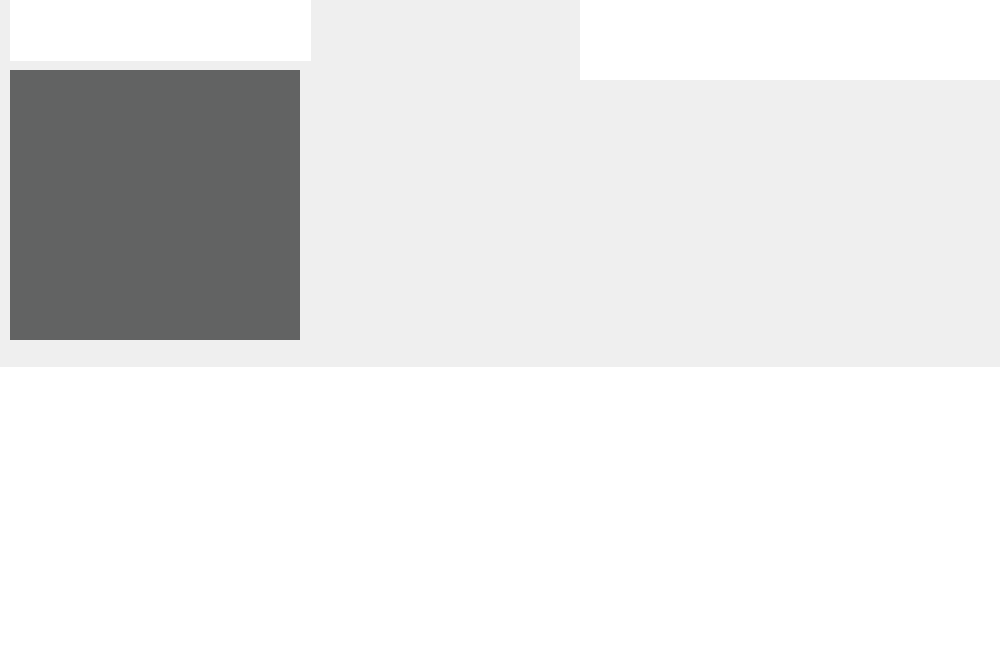
<?xml version="1.0" encoding="UTF-8"?>
<ui version="4.0">
 <class>MainWindow</class>
 <widget class="QMainWindow" name="MainWindow">
  <property name="geometry">
   <rect>
    <x>0</x>
    <y>0</y>
    <width>1000</width>
    <height>667</height>
   </rect>
  </property>
  <property name="windowTitle">
   <string>MainWindow</string>
  </property>
  <property name="styleSheet">
   <string notr="true"/>
  </property>
  <widget class="QWidget" name="centralwidget">
   <property name="autoFillBackground">
    <bool>false</bool>
   </property>
   <property name="styleSheet">
    <string notr="true">QWidget#centralwidget{
	
	
	background-image: url(:/images/backgrounds/rain.png);
background-size: cover;
background-repeat: no-repeat;
}</string>
   </property>
   <widget class="Search" name="widget" native="true">
    <property name="geometry">
     <rect>
      <x>10</x>
      <y>0</y>
      <width>301</width>
      <height>61</height>
     </rect>
    </property>
    <property name="styleSheet">
     <string notr="true">*{
background-color: rgb(255, 255, 255);
}</string>
    </property>
   </widget>
   <widget class="QLabel" name="lcdNumber">
    <property name="geometry">
     <rect>
      <x>380</x>
      <y>200</y>
      <width>191</width>
      <height>111</height>
     </rect>
    </property>
    <property name="text">
     <string/>
    </property>
   </widget>
   <widget class="Date" name="widget_2" native="true">
    <property name="geometry">
     <rect>
      <x>580</x>
      <y>0</y>
      <width>420</width>
      <height>80</height>
     </rect>
    </property>
    <property name="styleSheet">
     <string notr="true">background-color: white;</string>
    </property>
   </widget>
   <widget class="WeatherBar" name="widget_3" native="true">
    <property name="geometry">
     <rect>
      <x>0</x>
      <y>367</y>
      <width>1000</width>
      <height>300</height>
     </rect>
    </property>
    <property name="styleSheet">
     <string notr="true">background-color: rgb(255, 255, 255);</string>
    </property>
   </widget>
   <widget class="List" name="widget_4" native="true">
    <property name="geometry">
     <rect>
      <x>10</x>
      <y>70</y>
      <width>290</width>
      <height>270</height>
     </rect>
    </property>
    <property name="styleSheet">
     <string notr="true">background-color: rgba(74, 75, 75, 218);</string>
    </property>
   </widget>
  </widget>
 </widget>
 <customwidgets>
  <customwidget>
   <class>Search</class>
   <extends>QWidget</extends>
   <header>/Users/bartekochnik/Desktop/Project/Qt_Project/Official/MyBestProject/search.h</header>
   <container>1</container>
  </customwidget>
  <customwidget>
   <class>Date</class>
   <extends>QWidget</extends>
   <header>/Users/bartekochnik/Desktop/Project/Qt_Project/Official/MyBestProject/date.h</header>
   <container>1</container>
  </customwidget>
  <customwidget>
   <class>WeatherBar</class>
   <extends>QWidget</extends>
   <header>/Users/bartekochnik/Desktop/Project/Qt_Project/Official/MyBestProject/weatherbar.h</header>
   <container>1</container>
  </customwidget>
  <customwidget>
   <class>List</class>
   <extends>QWidget</extends>
   <header>/Users/bartekochnik/Desktop/Project/Qt_Project/Official/MyBestProject/list.h</header>
   <container>1</container>
  </customwidget>
 </customwidgets>
 <resources/>
 <connections/>
</ui>
